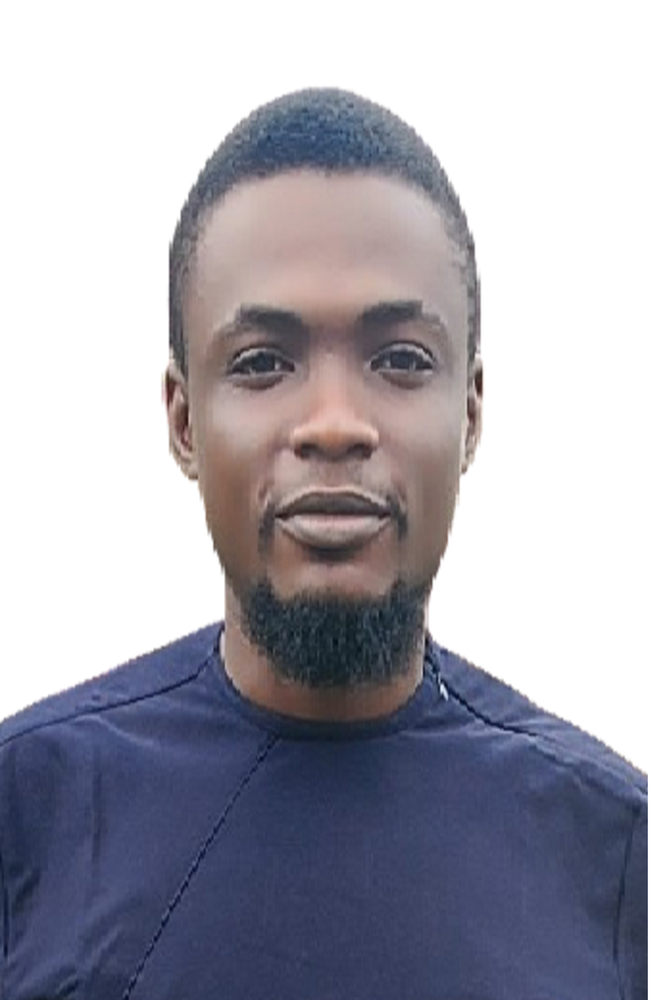
#> input picture CV_Images/Kingsley_Chika_CHUKWU.png, 651 x 1000 px, shrunk from 1016 x 1560 before the run
$ jupyter execute --allow-errors 'Computer Vision.ipynb'
#> lines starting #> are read from the running program, lines starting #| are printed output that depends on the picture; after the words box and inside, x2 and y2 are one past the last pixel; in counts of white or black regions, pixels touching at a corner belong together
[cell 1]
import cv2
import matplotlib.pyplot as plt
import numpy as ny

## Different cvt2Color
- RGB to Grayscale: cv2.COLOR_RGB2GRAY
- RGB to HSV (Hue, Saturation, Value): cv2.COLOR_RGB2HSV
- RGB to HLS (Hue, Lightness, Saturation): cv2.COLOR_RGB2HLS
- RGB to YUV (Luma, Blue-difference, Red-difference): cv2.COLOR_RGB2YUV
- RGB to YCrCb (Luma, Chroma blue, Chroma red): cv2.COLOR_RGB2YCrCb
- RGB to LAB (CIE L*a*b* color space): cv2.COLOR_RGB2LAB
- RGB to LUV (CIE L*u*v* color space): cv2.COLOR_RGB2LUV
- RGB to XYZ (CIE 1931 color space): cv2.COLOR_RGB2XYZ
- RGB to BGRA (Adding an alpha channel): cv2.COLOR_RGB2BGRA
- BGRA to RGB (Removing the alpha channel): cv2.COLOR_BGRA2RGB
- HSV to RGB: cv2.COLOR_HSV2RGB
- HLS to RGB: cv2.COLOR_HLS2RGB
- YUV to RGB: cv2.COLOR_YUV2RGB
- YCrCb to RGB: cv2.COLOR_YCrCb2RGB
- LAB to RGB: cv2.COLOR_LAB2RGB
- LUV to RGB: cv2.COLOR_LUV2RGB
- XYZ to RGB:cv2.COLOR_XYZ2RGB

[cell 2]
im = cv2.imread("CV_Images/Kingsley_Chika_CHUKWU.png")
#> im is the input picture: shape (1000, 651, 3); mean B, G, R 176.2, 166, 167
gray = cv2.cvtColor(im, cv2.COLOR_RGB2GRAY)

[cell 3]
plt.title("Kingsley Chika CHUKWU BGR2GRAY")
plt.imshow(im)

[cell 4]
plt.title("Kingsley Chika CHUKWU BGR2RGB")
plt.imshow(cv2.cvtColor(im,cv2.COLOR_BGR2RGB))

#> (a cell that did not finish here is left out)

[cell 6]
Edges = cv2.Canny(cv2.cvtColor(im,cv2.COLOR_BGR2GRAY),50,200)
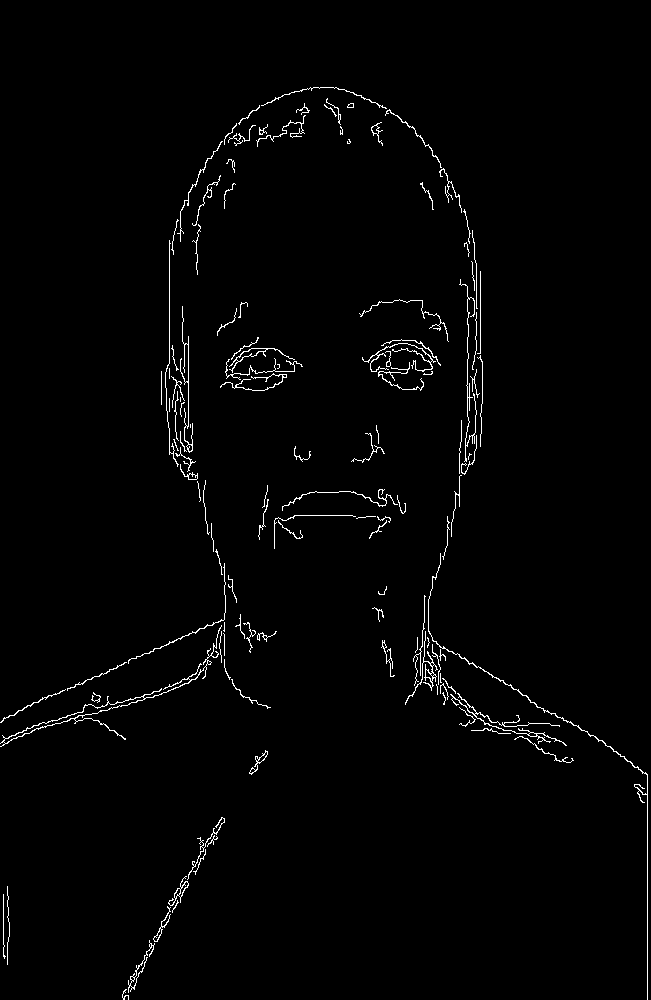
#> Edges: shape (1000, 651); 1.5% white in thin lines or dots
plt.imshow(Edges, cmap= "gray")

# Mountain Asia

[cell 7]
Asia = cv2.imread("CV_Images/Mountain Asia.jpeg")
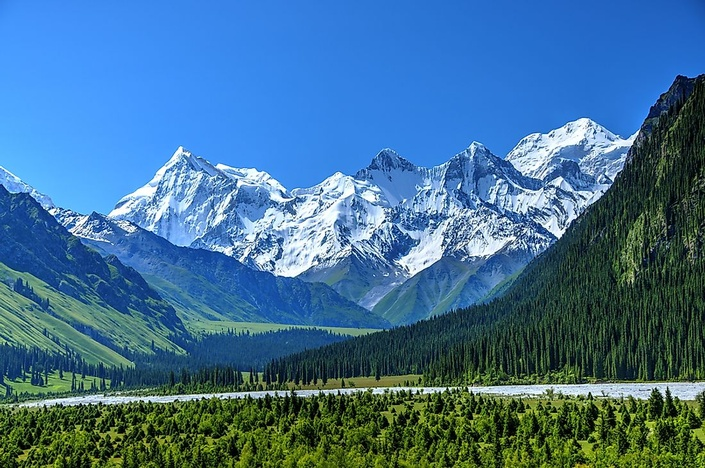
#> input picture CV_Images/Mountain Asia.jpeg, 705 x 468 px, shrunk from 1100 x 730 before the run
#> Asia is the input picture: shape (468, 705, 3); mean B, G, R 147.8, 113, 65.9
gray = cv2.cvtColor(Asia, cv2.COLOR_RGB2GRAY)
#> gray: shape (468, 705)
plt.title("Mountain Asia RGB2GRAY")
plt.imshow(Asia)

[cell 8]
plt.imshow(cv2.cvtColor(Asia,cv2.COLOR_BGR2RGB))
plt.title("Mountain Asia GRB2RGB")

[cell 9]
plt.imshow(cv2.cvtColor(Asia,cv2.COLOR_BGR2Luv))
plt.title("Mountain Asia GRB2RGB")
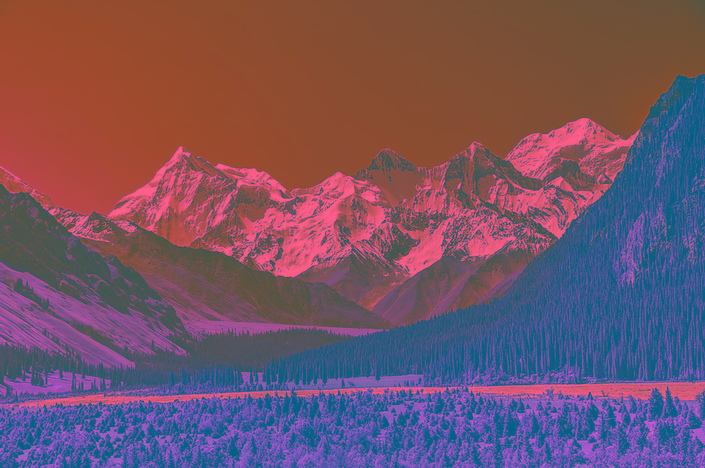
#> shown: shape (468, 705, 3); mean R, G, B 115.8, 83.5, 101.5

[cell 10]
plt.imshow(cv2.cvtColor(Asia,cv2.COLOR_BGR2GRAY))
plt.title("Mountain Asia GRB2RGB")
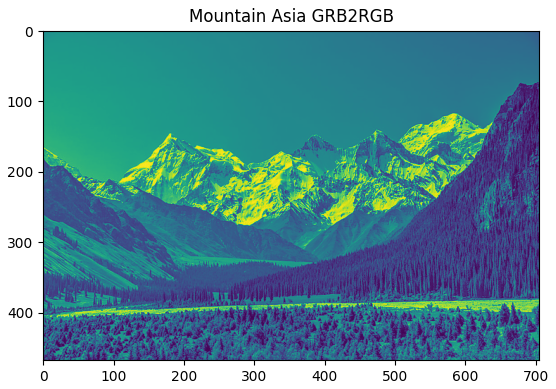
#> figure drawn by matplotlib, 1 panel

[cell 11]
Edges = cv2.Canny(cv2.cvtColor(Asia,cv2.COLOR_BGR2GRAY),100, 200)
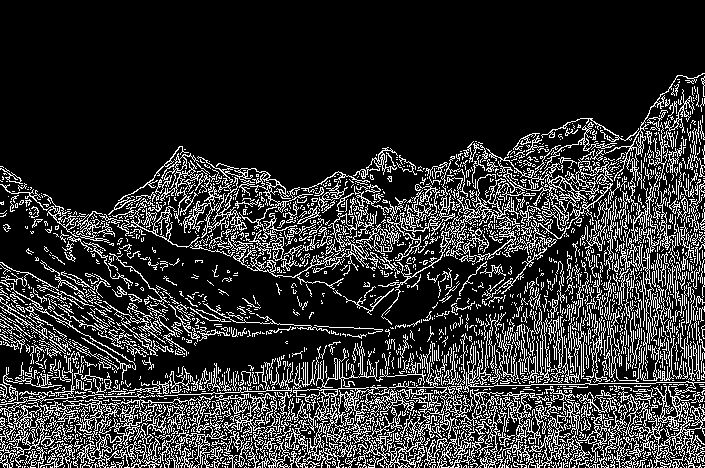
#> Edges: shape (468, 705); 19% white in thin lines or dots, all inside (x1, y1, x2, y2) = (0, 73, 705, 468)
plt.imshow(Edges, cmap= "gray")

# Mountain With Water

[cell 12]
Asia1 = cv2.imread("CV_Images/Mountain with water.jpeg")
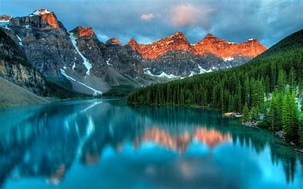
#> input picture CV_Images/Mountain with water.jpeg, 303 x 189 px, shrunk from 472 x 295 before the run
#> Asia1 is the input picture: shape (189, 303, 3); mean B, G, R 118.9, 108.8, 55.1
gray = cv2.cvtColor(Asia1, cv2.COLOR_RGB2GRAY)
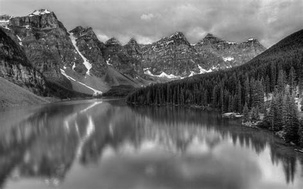
#> gray: shape (189, 303); min 0, max 254, mean 105.7
plt.title("Mountain With Water RGB2GRAY")
plt.imshow(Asia)

[cell 13]
Edges = cv2.Canny(cv2.cvtColor(Asia1,cv2.COLOR_BGR2GRAY),10, 200)
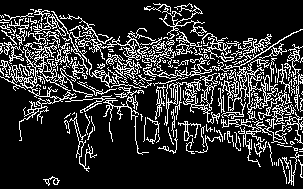
#> Edges: shape (189, 303); 18.5% white in thin lines or dots
plt.legend(Edges)
plt.imshow(Edges, cmap= "gray")

[cell 14]
plt.imshow(cv2.cvtColor(Asia1,cv2.COLOR_BGR2RGB))
plt.title("Mountain WIth Water - GRB2RGB")

[cell 15]
plt.imshow(cv2.cvtColor(Asia1,cv2.COLOR_BGR2Luv))
plt.title("Mountain Asia GRB2RGB")
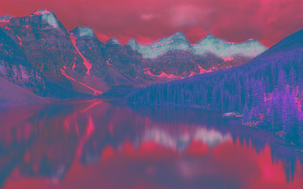
#> shown: shape (189, 303, 3); mean R, G, B 109.2, 84, 122.8

[cell 16]
plt.imshow(cv2.cvtColor(Asia1,cv2.COLOR_BGR2GRAY))
plt.title("Mountain Asia GRB2RGB")
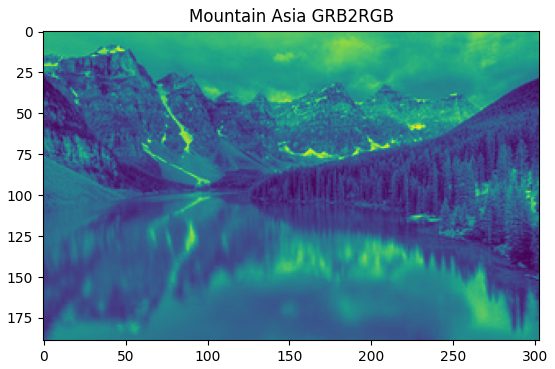
#> figure drawn by matplotlib, 1 panel
